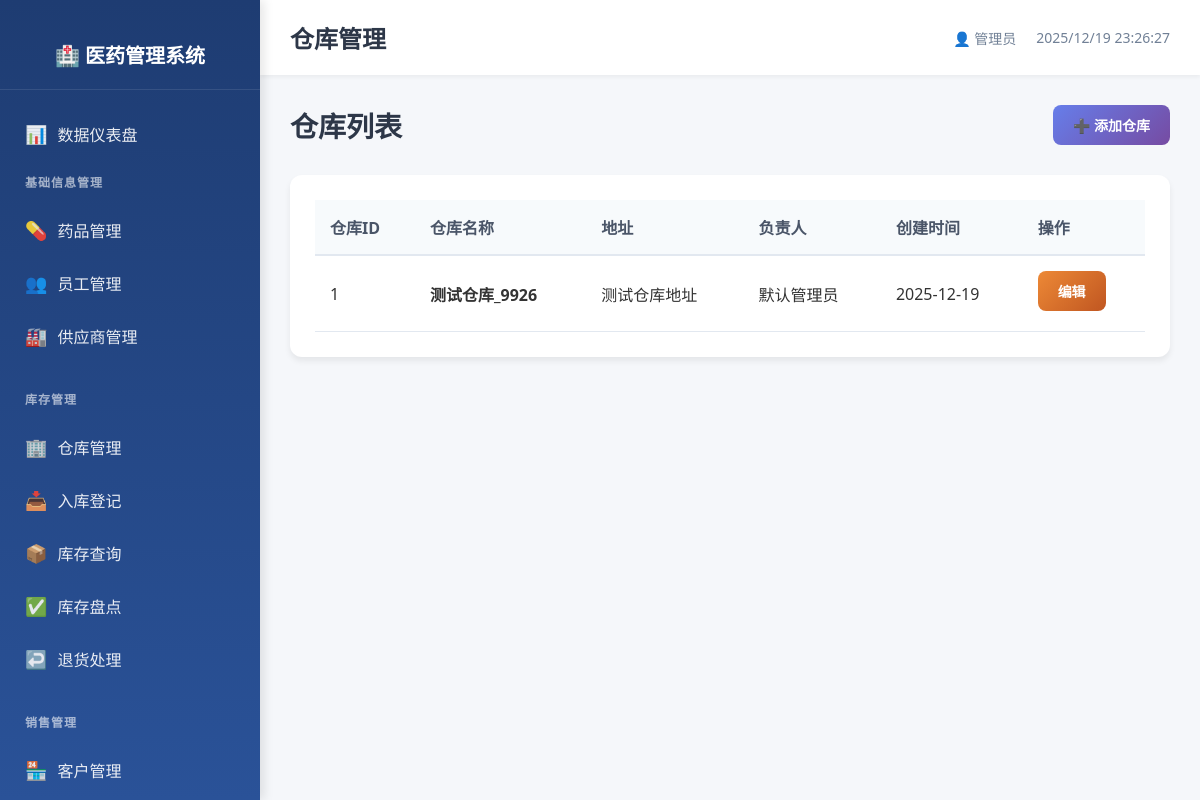
Before: /inventory/warehouses with the older database file.
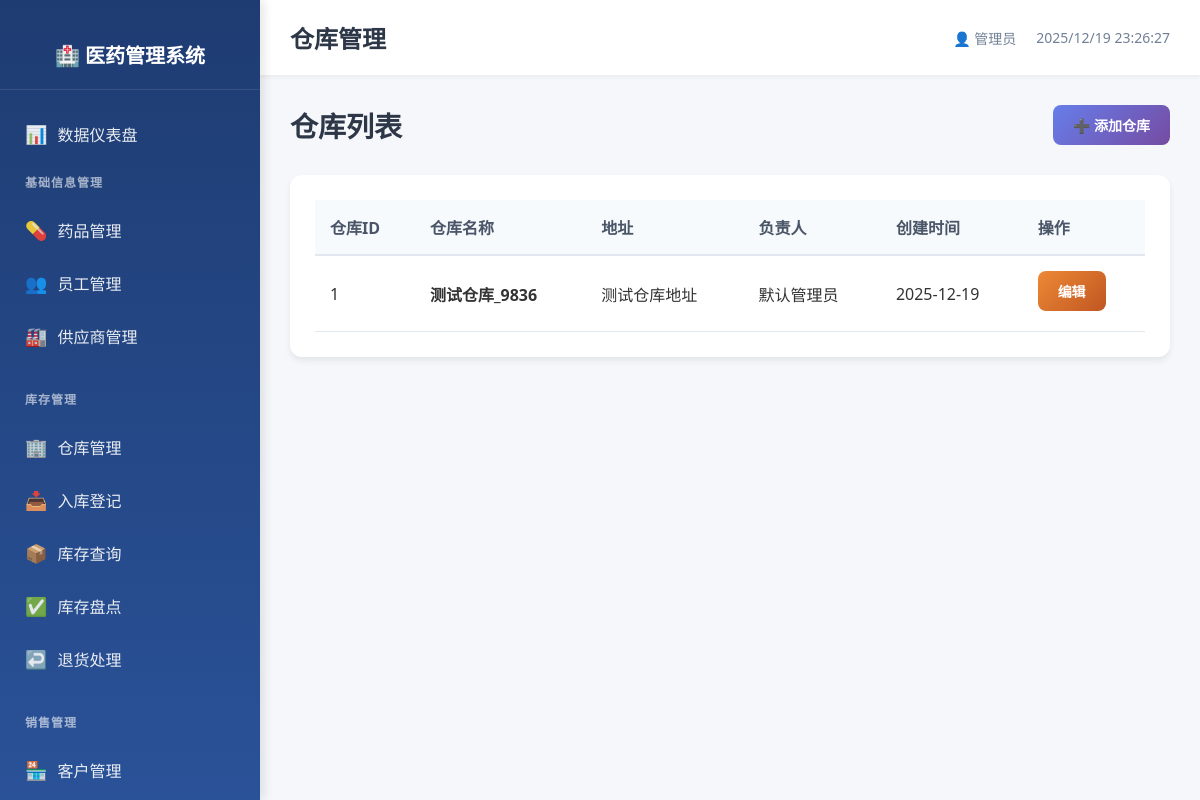
After: the same page with the newer database file.
### models.py (models this page shows)
class Warehouse(db.Model):
    __tablename__ = 'warehouse'
    warehouse_id = db.Column(db.Integer, primary_key=True, autoincrement=True)
    name = db.Column(db.String(100), nullable=False, unique=True, index=True)
    address = db.Column(db.String(200))
    manager_id = db.Column(db.Integer, db.ForeignKey('employee_info.employee_id', ondelete='SET NULL'))
    create_time = db.Column(db.DateTime, default=datetime.now, nullable=False)

class EmployeeInfo(db.Model):
    __tablename__ = 'employee_info'
    employee_id = db.Column(db.Integer, primary_key=True, autoincrement=True)
    name = db.Column(db.String(100), nullable=False, index=True)
    department = db.Column(db.String(100))
    position = db.Column(db.String(100))
    phone = db.Column(db.String(20), unique=True)
    hire_date = db.Column(db.Date)
    account = db.Column(db.String(50), unique=True, nullable=False)
    password = db.Column(db.String(200), nullable=False)
    status = db.Column(db.String(20), default='在职', nullable=False)
    create_time = db.Column(db.DateTime, default=datetime.now, nullable=False)
    update_time = db.Column(db.DateTime, default=datetime.now, onupdate=datetime.now, nullable=False)

### routes/inventory_mgmt.py (the view)
@inventory_bp.route('/warehouses')
def warehouse_list():
    warehouses = db.session.query(Warehouse, EmployeeInfo.name).\
        join(EmployeeInfo, Warehouse.manager_id == EmployeeInfo.employee_id).all()
    return render_template('inventory/warehouse_list.html', warehouses=warehouses)

### templates/inventory/warehouse_list.html (shortened to what this page needs)
{% extends "base.html" %}
{% block page_title %}仓库管理{% endblock %}
{% block content %}
<div class="page-header">
    <h2>仓库列表</h2>
    <a href="{{ url_for('inventory.warehouse_add') }}" class="btn btn-primary">
        ➕ 添加仓库
    </a>
</div>
<div class="table-card">
    <table class="data-table">
        <thead>
            <tr>
                <th>仓库ID</th>
                <th>仓库名称</th>
                <th>地址</th>
                <th>负责人</th>
                <th>创建时间</th>
                <th>操作</th>
            </tr>
        </thead>
        <tbody>
            {% for warehouse, manager_name in warehouses %}
            <tr>
                <td>{{ warehouse.warehouse_id }}</td>
                <td><strong>{{ warehouse.name }}</strong></td>
                <td>{{ warehouse.address or '-' }}</td>
                <td>{{ manager_name }}</td>
                <td>{{ warehouse.create_time.strftime('%Y-%m-%d') if warehouse.create_time else '-' }}</td>
                <td>
                    <a href="{{ url_for('inventory.warehouse_edit', warehouse_id=warehouse.warehouse_id) }}" class="btn btn-sm btn-warning">编辑</a>
                </td>
            </tr>
            {% endfor %}
        </tbody>
    </table>
</div>
{% endblock %}

Changed rows visible on the page:
changed Warehouse "测试仓库地址": name "测试仓库_9926" → "测试仓库_9836"
